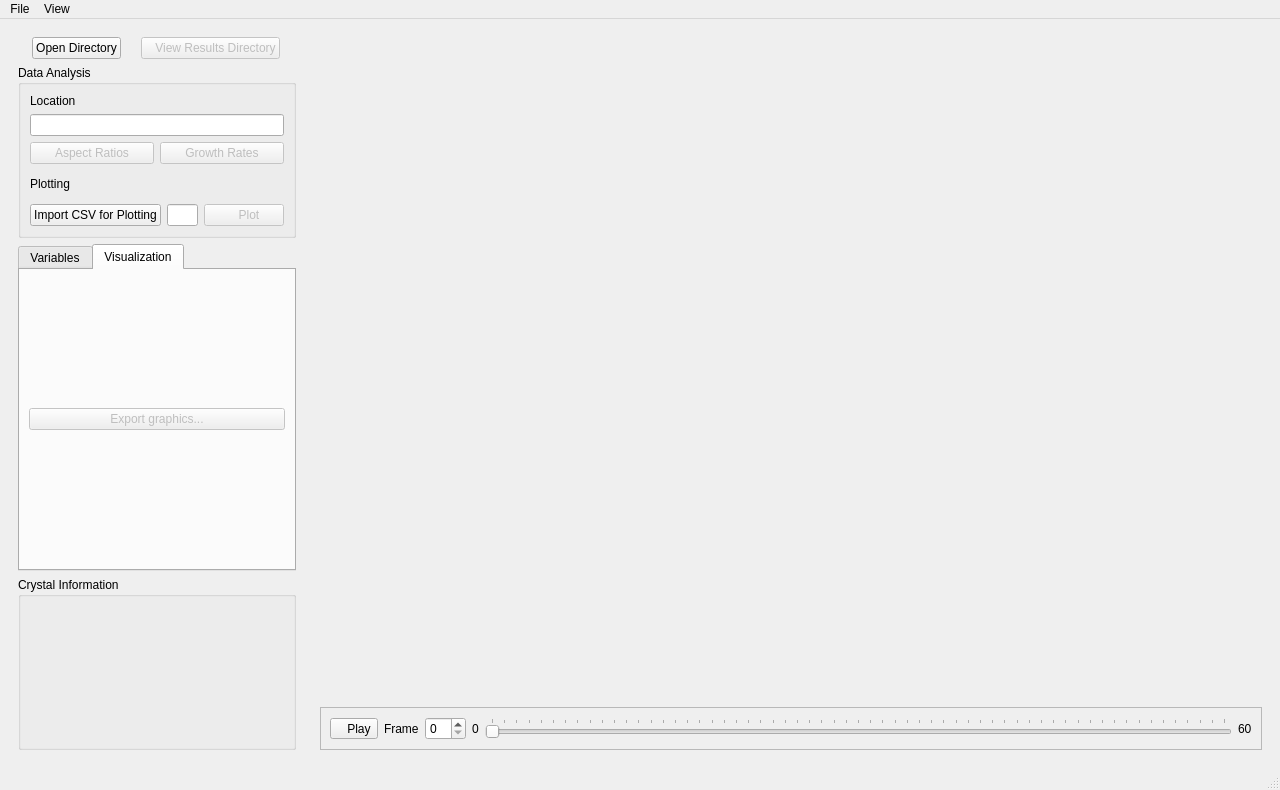
<?xml version="1.0" encoding="UTF-8"?>
<ui version="4.0">
 <class>MainWindow</class>
 <widget class="QMainWindow" name="MainWindow">
  <property name="enabled">
   <bool>true</bool>
  </property>
  <property name="geometry">
   <rect>
    <x>0</x>
    <y>0</y>
    <width>1280</width>
    <height>790</height>
   </rect>
  </property>
  <property name="windowTitle">
   <string>CGAspects</string>
  </property>
  <property name="windowIcon">
   <iconset>
    <normaloff>:/app_icons/app_icons/CrystalAspects.icns</normaloff>:/app_icons/app_icons/CrystalAspects.icns</iconset>
  </property>
  <widget class="QWidget" name="centralwidget">
   <layout class="QGridLayout" name="gridLayout">
    <item row="1" column="5" rowspan="4" colspan="3">
     <widget class="QScrollArea" name="vis_scrollArea">
      <property name="sizePolicy">
       <sizepolicy hsizetype="Expanding" vsizetype="Expanding">
        <horstretch>3</horstretch>
        <verstretch>0</verstretch>
       </sizepolicy>
      </property>
      <property name="frameShape">
       <enum>QFrame::NoFrame</enum>
      </property>
      <property name="frameShadow">
       <enum>QFrame::Plain</enum>
      </property>
      <property name="lineWidth">
       <number>0</number>
      </property>
      <property name="widgetResizable">
       <bool>true</bool>
      </property>
      <widget class="QWidget" name="scrollAreaWidgetContents_4">
       <property name="geometry">
        <rect>
         <x>0</x>
         <y>0</y>
         <width>870</width>
         <height>715</height>
        </rect>
       </property>
       <layout class="QGridLayout" name="gridLayout_3">
        <item row="0" column="0" colspan="2">
         <widget class="QFrame" name="main_frame">
          <property name="sizePolicy">
           <sizepolicy hsizetype="Preferred" vsizetype="Preferred">
            <horstretch>0</horstretch>
            <verstretch>5</verstretch>
           </sizepolicy>
          </property>
          <layout class="QGridLayout" name="gl_vLayout" rowstretch="0">
           <property name="leftMargin">
            <number>0</number>
           </property>
           <property name="topMargin">
            <number>0</number>
           </property>
           <property name="rightMargin">
            <number>0</number>
           </property>
           <property name="bottomMargin">
            <number>0</number>
           </property>
          </layout>
         </widget>
        </item>
        <item row="1" column="0" colspan="2">
         <widget class="QFrame" name="movie_controls_frame">
          <property name="styleSheet">
           <string notr="true"/>
          </property>
          <property name="frameShape">
           <enum>QFrame::StyledPanel</enum>
          </property>
          <property name="frameShadow">
           <enum>QFrame::Raised</enum>
          </property>
          <layout class="QHBoxLayout" name="horizontalLayout_5">
           <item>
            <widget class="QToolButton" name="playPauseButton">
             <property name="minimumSize">
              <size>
               <width>0</width>
               <height>0</height>
              </size>
             </property>
             <property name="text">
              <string>   Play</string>
             </property>
             <property name="icon">
              <iconset resource="../../../res/qticons.qrc">
               <normaloff>:/material_icons/material_icons/png/play-custom.png</normaloff>:/material_icons/material_icons/png/play-custom.png</iconset>
             </property>
             <property name="shortcut">
              <string>Space</string>
             </property>
            </widget>
           </item>
           <item>
            <widget class="QLabel" name="frameCurrentLabel">
             <property name="text">
              <string>Frame</string>
             </property>
            </widget>
           </item>
           <item>
            <widget class="QSpinBox" name="frame_spinBox"/>
           </item>
           <item>
            <widget class="QLabel" name="frameZeroLabel">
             <property name="text">
              <string>0</string>
             </property>
            </widget>
           </item>
           <item>
            <widget class="QSlider" name="frame_slider">
             <property name="sizePolicy">
              <sizepolicy hsizetype="Expanding" vsizetype="Fixed">
               <horstretch>0</horstretch>
               <verstretch>0</verstretch>
              </sizepolicy>
             </property>
             <property name="maximum">
              <number>60</number>
             </property>
             <property name="pageStep">
              <number>1000000</number>
             </property>
             <property name="orientation">
              <enum>Qt::Horizontal</enum>
             </property>
             <property name="tickPosition">
              <enum>QSlider::TicksAbove</enum>
             </property>
             <property name="tickInterval">
              <number>1</number>
             </property>
            </widget>
           </item>
           <item>
            <widget class="QLabel" name="frameMaxLabel">
             <property name="text">
              <string>60</string>
             </property>
            </widget>
           </item>
          </layout>
         </widget>
        </item>
       </layout>
      </widget>
     </widget>
    </item>
    <item row="1" column="0" rowspan="4" colspan="2">
     <widget class="QFrame" name="frame">
      <property name="sizePolicy">
       <sizepolicy hsizetype="Preferred" vsizetype="Preferred">
        <horstretch>1</horstretch>
        <verstretch>0</verstretch>
       </sizepolicy>
      </property>
      <property name="frameShape">
       <enum>QFrame::NoFrame</enum>
      </property>
      <property name="frameShadow">
       <enum>QFrame::Raised</enum>
      </property>
      <layout class="QVBoxLayout" name="verticalLayout">
       <item>
        <layout class="QHBoxLayout" name="horizontalLayout_7">
         <property name="sizeConstraint">
          <enum>QLayout::SetFixedSize</enum>
         </property>
         <item>
          <widget class="QPushButton" name="import_pushButton">
           <property name="sizePolicy">
            <sizepolicy hsizetype="Fixed" vsizetype="Fixed">
             <horstretch>0</horstretch>
             <verstretch>0</verstretch>
            </sizepolicy>
           </property>
           <property name="baseSize">
            <size>
             <width>0</width>
             <height>0</height>
            </size>
           </property>
           <property name="toolTip">
            <string>Import crystalgrower output directory</string>
           </property>
           <property name="text">
            <string>Open Directory</string>
           </property>
           <property name="icon">
            <iconset resource="../../../res/qticons.qrc">
             <normaloff>:/material_icons/material_icons/png/folder-arrow-down-custom.png</normaloff>:/material_icons/material_icons/png/folder-arrow-down-custom.png</iconset>
           </property>
          </widget>
         </item>
         <item>
          <widget class="QPushButton" name="view_results_pushButton">
           <property name="enabled">
            <bool>false</bool>
           </property>
           <property name="sizePolicy">
            <sizepolicy hsizetype="Fixed" vsizetype="Fixed">
             <horstretch>0</horstretch>
             <verstretch>0</verstretch>
            </sizepolicy>
           </property>
           <property name="minimumSize">
            <size>
             <width>0</width>
             <height>0</height>
            </size>
           </property>
           <property name="baseSize">
            <size>
             <width>0</width>
             <height>0</height>
            </size>
           </property>
           <property name="toolTip">
            <string>Open directory with the analysed data</string>
           </property>
           <property name="text">
            <string>   View Results Directory</string>
           </property>
           <property name="icon">
            <iconset resource="../../../res/qticons.qrc">
             <normaloff>:/material_icons/material_icons/png/folder-arrow-right-custom.png</normaloff>:/material_icons/material_icons/png/folder-arrow-right-custom.png</iconset>
           </property>
          </widget>
         </item>
        </layout>
       </item>
       <item>
        <widget class="QGroupBox" name="dataAnalysis_groupBox">
         <property name="sizePolicy">
          <sizepolicy hsizetype="Preferred" vsizetype="Maximum">
           <horstretch>0</horstretch>
           <verstretch>0</verstretch>
          </sizepolicy>
         </property>
         <property name="maximumSize">
          <size>
           <width>16777215</width>
           <height>400</height>
          </size>
         </property>
         <property name="title">
          <string>Data Analysis</string>
         </property>
         <property name="flat">
          <bool>false</bool>
         </property>
         <layout class="QVBoxLayout" name="verticalLayout_2">
          <item>
           <widget class="QLabel" name="location_label">
            <property name="sizePolicy">
             <sizepolicy hsizetype="Preferred" vsizetype="Fixed">
              <horstretch>0</horstretch>
              <verstretch>0</verstretch>
             </sizepolicy>
            </property>
            <property name="text">
             <string>Location</string>
            </property>
           </widget>
          </item>
          <item>
           <widget class="QLineEdit" name="batch_lineEdit">
            <property name="sizePolicy">
             <sizepolicy hsizetype="Expanding" vsizetype="Fixed">
              <horstretch>0</horstretch>
              <verstretch>0</verstretch>
             </sizepolicy>
            </property>
            <property name="toolTip">
             <string>Folder path of imported files</string>
            </property>
            <property name="styleSheet">
             <string notr="true"/>
            </property>
           </widget>
          </item>
          <item>
           <layout class="QHBoxLayout" name="horizontalLayout_2">
            <item>
             <widget class="QPushButton" name="aspect_ratio_pushButton">
              <property name="enabled">
               <bool>false</bool>
              </property>
              <property name="sizePolicy">
               <sizepolicy hsizetype="Minimum" vsizetype="Fixed">
                <horstretch>0</horstretch>
                <verstretch>0</verstretch>
               </sizepolicy>
              </property>
              <property name="toolTip">
               <string>Perform aspect ratio calculations</string>
              </property>
              <property name="text">
               <string>Aspect Ratios</string>
              </property>
             </widget>
            </item>
            <item>
             <widget class="QPushButton" name="growth_rate_pushButton">
              <property name="enabled">
               <bool>false</bool>
              </property>
              <property name="sizePolicy">
               <sizepolicy hsizetype="Minimum" vsizetype="Fixed">
                <horstretch>0</horstretch>
                <verstretch>0</verstretch>
               </sizepolicy>
              </property>
              <property name="toolTip">
               <string>Perform growth rate calculations</string>
              </property>
              <property name="text">
               <string>Growth Rates</string>
              </property>
             </widget>
            </item>
           </layout>
          </item>
          <item>
           <widget class="QLabel" name="plot_label">
            <property name="text">
             <string>Plotting</string>
            </property>
           </widget>
          </item>
          <item>
           <layout class="QHBoxLayout" name="horizontalLayout_4">
            <item>
             <widget class="QPushButton" name="importPlotDataPushButton">
              <property name="text">
               <string>Import CSV for Plotting</string>
              </property>
              <property name="icon">
               <iconset resource="../../../res/qticons.qrc">
                <normaloff>:/material_icons/material_icons/png/chart-scatter-plot.png</normaloff>:/material_icons/material_icons/png/chart-scatter-plot.png</iconset>
              </property>
             </widget>
            </item>
            <item>
             <widget class="QLineEdit" name="plot_lineEdit">
              <property name="sizePolicy">
               <sizepolicy hsizetype="Expanding" vsizetype="Fixed">
                <horstretch>5</horstretch>
                <verstretch>0</verstretch>
               </sizepolicy>
              </property>
              <property name="toolTip">
               <string>.csv filepath used for plotting</string>
              </property>
              <property name="styleSheet">
               <string notr="true"/>
              </property>
             </widget>
            </item>
            <item>
             <widget class="QPushButton" name="plot_pushButton">
              <property name="enabled">
               <bool>false</bool>
              </property>
              <property name="toolTip">
               <string extracomment="Plot data from CSV">Open a plotting dialog using the specified .csv file</string>
              </property>
              <property name="text">
               <string>   Plot</string>
              </property>
              <property name="icon">
               <iconset resource="../../../res/qticons.qrc">
                <normaloff>:/material_icons/material_icons/png/chart-scatter-plot-custom.png</normaloff>:/material_icons/material_icons/png/chart-scatter-plot-custom.png</iconset>
              </property>
             </widget>
            </item>
           </layout>
          </item>
         </layout>
        </widget>
       </item>
       <item>
        <widget class="QTabWidget" name="variablesTabWidget">
         <property name="sizePolicy">
          <sizepolicy hsizetype="MinimumExpanding" vsizetype="Preferred">
           <horstretch>0</horstretch>
           <verstretch>0</verstretch>
          </sizepolicy>
         </property>
         <property name="currentIndex">
          <number>1</number>
         </property>
         <widget class="QWidget" name="variablesTab">
          <attribute name="title">
           <string>Variables</string>
          </attribute>
          <layout class="QVBoxLayout" name="verticalLayout_4">
           <item>
            <widget class="QWidget" name="simulationVariablesWidget" native="true">
             <layout class="QVBoxLayout" name="verticalLayout_3">
              <property name="leftMargin">
               <number>0</number>
              </property>
              <property name="topMargin">
               <number>0</number>
              </property>
              <property name="rightMargin">
               <number>0</number>
              </property>
              <property name="bottomMargin">
               <number>0</number>
              </property>
              <item>
               <widget class="QWidget" name="xyzWidget" native="true">
                <property name="sizePolicy">
                 <sizepolicy hsizetype="Preferred" vsizetype="Fixed">
                  <horstretch>0</horstretch>
                  <verstretch>0</verstretch>
                 </sizepolicy>
                </property>
                <layout class="QHBoxLayout" name="horizontalLayout">
                 <item>
                  <widget class="QLabel" name="xyz_id_label">
                   <property name="enabled">
                    <bool>false</bool>
                   </property>
                   <property name="text">
                    <string>XYZ ID: </string>
                   </property>
                  </widget>
                 </item>
                 <item>
                  <widget class="QSpinBox" name="xyz_spinBox">
                   <property name="enabled">
                    <bool>false</bool>
                   </property>
                   <property name="minimumSize">
                    <size>
                     <width>0</width>
                     <height>0</height>
                    </size>
                   </property>
                   <property name="styleSheet">
                    <string notr="true"/>
                   </property>
                  </widget>
                 </item>
                </layout>
               </widget>
              </item>
              <item>
               <widget class="QListWidget" name="xyzFilenameListWidget"/>
              </item>
              <item>
               <spacer name="verticalSpacer">
                <property name="orientation">
                 <enum>Qt::Vertical</enum>
                </property>
                <property name="sizeHint" stdset="0">
                 <size>
                  <width>20</width>
                  <height>40</height>
                 </size>
                </property>
               </spacer>
              </item>
             </layout>
            </widget>
           </item>
          </layout>
         </widget>
         <widget class="QWidget" name="visualizationTab">
          <attribute name="title">
           <string>Visualization</string>
          </attribute>
          <layout class="QVBoxLayout" name="verticalLayout_6">
           <item>
            <widget class="QPushButton" name="saveframe_pushButton">
             <property name="enabled">
              <bool>false</bool>
             </property>
             <property name="toolTip">
              <string>Render current frame</string>
             </property>
             <property name="statusTip">
              <string comment="Save Frame" extracomment="Save Frame"/>
             </property>
             <property name="text">
              <string>Export graphics...</string>
             </property>
             <property name="icon">
              <iconset resource="../../../res/qticons.qrc">
               <normaloff>:/material_icons/material_icons/png/content-save-custom.png</normaloff>:/material_icons/material_icons/png/content-save-custom.png</iconset>
             </property>
            </widget>
           </item>
          </layout>
         </widget>
        </widget>
       </item>
       <item>
        <widget class="QGroupBox" name="crystalInfo_groupBox">
         <property name="sizePolicy">
          <sizepolicy hsizetype="Preferred" vsizetype="Maximum">
           <horstretch>0</horstretch>
           <verstretch>0</verstretch>
          </sizepolicy>
         </property>
         <property name="maximumSize">
          <size>
           <width>16777215</width>
           <height>600</height>
          </size>
         </property>
         <property name="toolTip">
          <string>Crystal information from the current selection</string>
         </property>
         <property name="title">
          <string>Crystal Information</string>
         </property>
         <layout class="QVBoxLayout" name="verticalLayout_8"/>
        </widget>
       </item>
      </layout>
     </widget>
    </item>
   </layout>
  </widget>
  <widget class="QStatusBar" name="statusbar">
   <property name="font">
    <font>
     <family>Arial</family>
     <pointsize>8</pointsize>
     <italic>true</italic>
    </font>
   </property>
   <property name="cursor">
    <cursorShape>ArrowCursor</cursorShape>
   </property>
  </widget>
  <widget class="QMenuBar" name="menuBar">
   <property name="geometry">
    <rect>
     <x>0</x>
     <y>0</y>
     <width>1280</width>
     <height>24</height>
    </rect>
   </property>
   <widget class="QMenu" name="menuFile">
    <property name="title">
     <string>File</string>
    </property>
    <addaction name="actionImport"/>
    <addaction name="actionImport_CSV_for_Plotting"/>
    <addaction name="actionImport_Summary_File"/>
    <addaction name="actionRender"/>
    <addaction name="actionImportCSVClipboard"/>
    <addaction name="separator"/>
    <addaction name="actionAboutCGAspects"/>
   </widget>
   <widget class="QMenu" name="menuView">
    <property name="title">
     <string>View</string>
    </property>
    <addaction name="actionInput_Directory"/>
    <addaction name="actionResults_Directory"/>
    <addaction name="actionPlottingDialog"/>
    <addaction name="actionSettings"/>
   </widget>
   <addaction name="menuFile"/>
   <addaction name="menuView"/>
  </widget>
  <action name="actionOpen_Simulations">
   <property name="text">
    <string>Open Simulations</string>
   </property>
  </action>
  <action name="actionOpen_XYZs">
   <property name="text">
    <string>Open XYZs</string>
   </property>
  </action>
  <action name="actionOpen_Outputs">
   <property name="text">
    <string>Open Outputs</string>
   </property>
  </action>
  <action name="actionAmber">
   <property name="text">
    <string>Amber</string>
   </property>
  </action>
  <action name="actionBlue">
   <property name="text">
    <string>Blue</string>
   </property>
  </action>
  <action name="actionCyan">
   <property name="text">
    <string>Cyan</string>
   </property>
  </action>
  <action name="actionCyan_500">
   <property name="text">
    <string>Cyan-500</string>
   </property>
  </action>
  <action name="actionLight_green">
   <property name="text">
    <string>Light-green</string>
   </property>
  </action>
  <action name="actionPink">
   <property name="text">
    <string>Pink</string>
   </property>
  </action>
  <action name="actionPurple">
   <property name="text">
    <string>Purple</string>
   </property>
  </action>
  <action name="actionRed_2">
   <property name="text">
    <string>Red</string>
   </property>
  </action>
  <action name="actionTeal">
   <property name="text">
    <string>Teal</string>
   </property>
  </action>
  <action name="actionYellow">
   <property name="text">
    <string>Yellow</string>
   </property>
  </action>
  <action name="actionAmber_2">
   <property name="text">
    <string>Amber</string>
   </property>
  </action>
  <action name="actionBlue_2">
   <property name="text">
    <string>Blue</string>
   </property>
  </action>
  <action name="actionCyan_2">
   <property name="text">
    <string>Cyan</string>
   </property>
  </action>
  <action name="actionLight_green_2">
   <property name="text">
    <string>Light-green</string>
   </property>
  </action>
  <action name="actionPink_2">
   <property name="text">
    <string>Pink</string>
   </property>
  </action>
  <action name="actionPurple_2">
   <property name="text">
    <string>Purple</string>
   </property>
  </action>
  <action name="actionRed">
   <property name="text">
    <string>Red</string>
   </property>
  </action>
  <action name="actionTeal_2">
   <property name="text">
    <string>Teal</string>
   </property>
  </action>
  <action name="actionCyan_501">
   <property name="text">
    <string>Cyan-500</string>
   </property>
  </action>
  <action name="actionLight_green_3">
   <property name="text">
    <string>Light-green</string>
   </property>
  </action>
  <action name="actionPink_3">
   <property name="text">
    <string>Pink</string>
   </property>
  </action>
  <action name="actionPurple_3">
   <property name="text">
    <string>Purple</string>
   </property>
  </action>
  <action name="actionRed_3">
   <property name="text">
    <string>Red</string>
   </property>
  </action>
  <action name="actionTeal_3">
   <property name="text">
    <string>Teal</string>
   </property>
  </action>
  <action name="actionYellow_2">
   <property name="text">
    <string>Yellow</string>
   </property>
  </action>
  <action name="action_5">
   <property name="checkable">
    <bool>false</bool>
   </property>
   <property name="text">
    <string>-5</string>
   </property>
  </action>
  <action name="action_4">
   <property name="text">
    <string>-4</string>
   </property>
  </action>
  <action name="action_6">
   <property name="text">
    <string>-3</string>
   </property>
  </action>
  <action name="action_7">
   <property name="text">
    <string>-2</string>
   </property>
  </action>
  <action name="action_1">
   <property name="text">
    <string>-1</string>
   </property>
  </action>
  <action name="action0">
   <property name="text">
    <string>0</string>
   </property>
  </action>
  <action name="action1">
   <property name="text">
    <string>1</string>
   </property>
  </action>
  <action name="action2">
   <property name="text">
    <string>2</string>
   </property>
  </action>
  <action name="action3">
   <property name="text">
    <string>3</string>
   </property>
  </action>
  <action name="action4">
   <property name="text">
    <string>4</string>
   </property>
  </action>
  <action name="action5">
   <property name="text">
    <string>5</string>
   </property>
  </action>
  <action name="actionDensity_2">
   <property name="text">
    <string>Density</string>
   </property>
  </action>
  <action name="actionStyle">
   <property name="text">
    <string>Style</string>
   </property>
  </action>
  <action name="action_8">
   <property name="text">
    <string>-4</string>
   </property>
  </action>
  <action name="action_9">
   <property name="text">
    <string>-3</string>
   </property>
  </action>
  <action name="action_10">
   <property name="text">
    <string>-2</string>
   </property>
  </action>
  <action name="action_11">
   <property name="text">
    <string>-1</string>
   </property>
  </action>
  <action name="action0_2">
   <property name="text">
    <string>0</string>
   </property>
  </action>
  <action name="action1_2">
   <property name="text">
    <string>1</string>
   </property>
  </action>
  <action name="action2_2">
   <property name="text">
    <string>2</string>
   </property>
  </action>
  <action name="action3_2">
   <property name="text">
    <string>3</string>
   </property>
  </action>
  <action name="action4_2">
   <property name="text">
    <string>4</string>
   </property>
  </action>
  <action name="action_12">
   <property name="text">
    <string>-3</string>
   </property>
  </action>
  <action name="action_13">
   <property name="text">
    <string>-2</string>
   </property>
  </action>
  <action name="action_14">
   <property name="text">
    <string>-1</string>
   </property>
  </action>
  <action name="action0_3">
   <property name="text">
    <string>0</string>
   </property>
  </action>
  <action name="action1_3">
   <property name="text">
    <string>1</string>
   </property>
  </action>
  <action name="action2_3">
   <property name="text">
    <string>2</string>
   </property>
  </action>
  <action name="action3_3">
   <property name="text">
    <string>3</string>
   </property>
  </action>
  <action name="actionImport">
   <property name="icon">
    <iconset resource="../../../res/qticons.qrc">
     <normaloff>:/material_icons/material_icons/png/folder-arrow-down-custom.png</normaloff>:/material_icons/material_icons/png/folder-arrow-down-custom.png</iconset>
   </property>
   <property name="text">
    <string>Open Directory</string>
   </property>
   <property name="toolTip">
    <string>Import crystalgrower output directory</string>
   </property>
   <property name="shortcut">
    <string>Ctrl+O</string>
   </property>
  </action>
  <action name="actionResults_Directory">
   <property name="enabled">
    <bool>false</bool>
   </property>
   <property name="text">
    <string>Results Directory</string>
   </property>
   <property name="toolTip">
    <string>Open directory with the analysed data</string>
   </property>
   <property name="shortcut">
    <string>Ctrl+Shift+R</string>
   </property>
  </action>
  <action name="actionImport_CSV_for_Plotting">
   <property name="icon">
    <iconset resource="../../../res/qticons.qrc">
     <normaloff>:/material_icons/material_icons/png/chart-scatter-plot.png</normaloff>:/material_icons/material_icons/png/chart-scatter-plot.png</iconset>
   </property>
   <property name="text">
    <string>Import CSV for Plotting</string>
   </property>
   <property name="toolTip">
    <string>Import CSV for Plotting</string>
   </property>
   <property name="shortcut">
    <string>Ctrl+I</string>
   </property>
  </action>
  <action name="actionPlottingDialog">
   <property name="enabled">
    <bool>false</bool>
   </property>
   <property name="text">
    <string>Plot</string>
   </property>
   <property name="toolTip">
    <string>Open the plotting dialog using specified .csv file</string>
   </property>
   <property name="shortcut">
    <string>Ctrl+P</string>
   </property>
  </action>
  <action name="actionInput_Directory">
   <property name="enabled">
    <bool>false</bool>
   </property>
   <property name="text">
    <string>Input Directory</string>
   </property>
   <property name="shortcut">
    <string>Ctrl+D</string>
   </property>
  </action>
  <action name="actionImport_Summary_File">
   <property name="enabled">
    <bool>false</bool>
   </property>
   <property name="text">
    <string>Import Summary File</string>
   </property>
   <property name="shortcut">
    <string>Ctrl+S</string>
   </property>
  </action>
  <action name="actionRender">
   <property name="enabled">
    <bool>false</bool>
   </property>
   <property name="icon">
    <iconset resource="../../../res/qticons.qrc">
     <normaloff>:/material_icons/material_icons/png/content-save-custom.png</normaloff>:/material_icons/material_icons/png/content-save-custom.png</iconset>
   </property>
   <property name="text">
    <string>Export graphics...</string>
   </property>
   <property name="toolTip">
    <string>Render current frame</string>
   </property>
   <property name="shortcut">
    <string>Ctrl+E</string>
   </property>
  </action>
  <action name="actionSettings">
   <property name="enabled">
    <bool>false</bool>
   </property>
   <property name="text">
    <string>Settings</string>
   </property>
   <property name="toolTip">
    <string>Open visualisation settings</string>
   </property>
   <property name="shortcut">
    <string>Shift+S</string>
   </property>
  </action>
  <action name="actionVariables">
   <property name="text">
    <string>Variables</string>
   </property>
  </action>
  <action name="actionImportCSVClipboard">
   <property name="text">
    <string>Import CSV for Plotting from Clipboard</string>
   </property>
   <property name="shortcut">
    <string>Ctrl+Shift+I</string>
   </property>
  </action>
  <action name="actionAboutCGAspects">
   <property name="icon">
    <iconset resource="../../../res/qticons.qrc">
     <normaloff>:/app_icons/app_icons/CGAspects.png</normaloff>:/app_icons/app_icons/CGAspects.png</iconset>
   </property>
   <property name="text">
    <string>About CGAspects...</string>
   </property>
  </action>
 </widget>
 <resources>
  <include location="../../../res/qticons.qrc"/>
 </resources>
 <connections/>
</ui>
